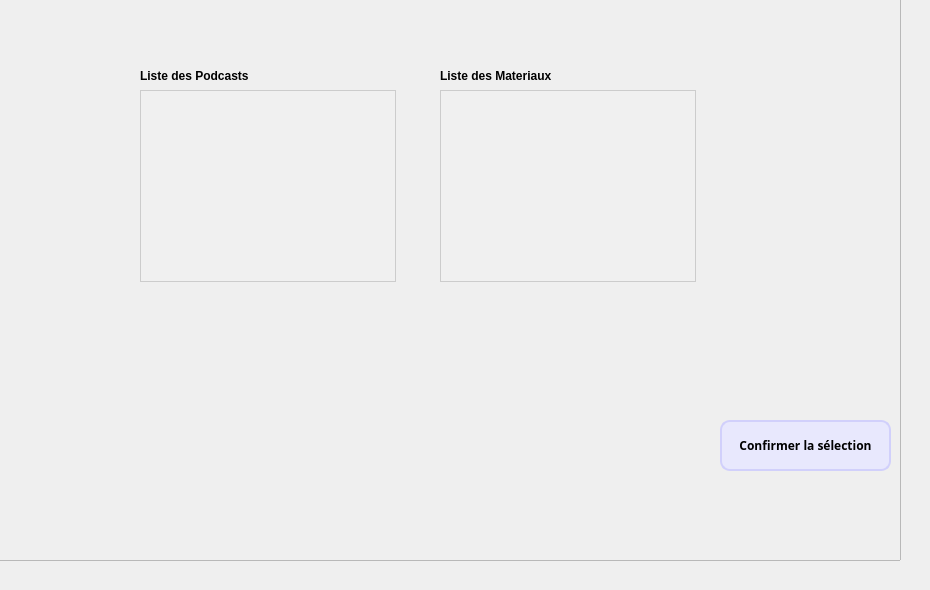
      <widget class="QWidget" name="tab">
       <attribute name="title">
        <string>Materiaux Selectionnes</string>
       </attribute>
       <widget class="QLabel" name="label_31">
        <property name="geometry">
         <rect>
          <x>10</x>
          <y>0</y>
          <width>661</width>
          <height>391</height>
         </rect>
        </property>
        <property name="text">
         <string/>
        </property>
       </widget>
       <widget class="QLabel" name="label_32">
        <property name="geometry">
         <rect>
          <x>140</x>
          <y>60</y>
          <width>261</width>
          <height>31</height>
         </rect>
        </property>
        <property name="font">
         <font>
          <weight>75</weight>
          <bold>true</bold>
         </font>
        </property>
        <property name="styleSheet">
         <string notr="true">QLabel#errorLabel {
    font-family: &quot;Space Grotesk&quot;;
    color: red; /* Définir la couleur du texte en rouge */
}</string>
        </property>
        <property name="text">
         <string>Liste des Podcasts</string>
        </property>
       </widget>
       <widget class="QLabel" name="label_33">
        <property name="geometry">
         <rect>
          <x>440</x>
          <y>60</y>
          <width>261</width>
          <height>31</height>
         </rect>
        </property>
        <property name="font">
         <font>
          <weight>75</weight>
          <bold>true</bold>
         </font>
        </property>
        <property name="styleSheet">
         <string notr="true">QLabel#errorLabel {
    font-family: &quot;Space Grotesk&quot;;
    color: red; /* Définir la couleur du texte en rouge */
}</string>
        </property>
        <property name="text">
         <string>Liste des Materiaux</string>
        </property>
       </widget>
       <widget class="QListWidget" name="listWidget_podcasts">
        <property name="geometry">
         <rect>
          <x>140</x>
          <y>90</y>
          <width>256</width>
          <height>192</height>
         </rect>
        </property>
        <property name="styleSheet">
         <string notr="true">/* Style pour les QListWidget */
QListWidget {
    background-color: #f0f0f0; /* Couleur de fond */
    border: 1px solid #ccc; /* Bordure */
    padding: 5px; /* Espacement intérieur */
}

/* Style pour les éléments de la liste */
QListWidget::item {
    background-color: #fff; /* Couleur de fond des éléments */
    padding: 10px; /* Espacement intérieur des éléments */
    border-bottom: 1px solid #ccc; /* Bordure inférieure entre les éléments */
}

/* Style pour les éléments de la liste survolés */
QListWidget::item:hover {
    background-color: #e0e0e0; /* Couleur de fond survolée */
}

/* Style pour les éléments de la liste sélectionnés */
QListWidget::item:selected {
    background-color: #007bff; /* Couleur de fond des éléments sélectionnés */
    color: #fff; /* Couleur du texte des éléments sélectionnés */
}

/* Style pour les séparateurs */
QListWidget::item {
    border-bottom: 1px solid #ccc; /* Bordure inférieure entre les éléments */
}

/* Style pour le dernier élément de la liste (pas de séparateur en bas) */
QListWidget::item:last {
    border-bottom: none; /* Supprimer la bordure inférieure pour le dernier élément */
}
</string>
        </property>
       </widget>
       <widget class="QPushButton" name="Button_ConfirmationMateriauxPodcast">
        <property name="geometry">
         <rect>
          <x>720</x>
          <y>420</y>
          <width>171</width>
          <height>51</height>
         </rect>
        </property>
        <property name="font">
         <font>
          <family>Space Grotesk</family>
          <weight>75</weight>
          <bold>true</bold>
         </font>
        </property>
        <property name="styleSheet">
         <string notr="true">QLabel {
    font-family: &quot;Space Grotesk&quot;;
}
/* Push Button Styling */
QPushButton {
    background-color: #E8E8FD; /* Set the background color for the push button */
    border: 2px solid #D1D0FB; /* Set the border color */
    border-radius: 10px; /* Adjust the radius for the rounded corners */
    color: #000000; /* Set the text color */
    font-family: &quot;Space Grotesk&quot;;

}


</string>
        </property>
        <property name="text">
         <string>Confirmer la sélection</string>
        </property>
       </widget>
       <widget class="QListWidget" name="listWidget_materiaux">
        <property name="geometry">
         <rect>
          <x>440</x>
          <y>90</y>
          <width>256</width>
          <height>192</height>
         </rect>
        </property>
        <property name="styleSheet">
         <string notr="true">/* Style pour les QListWidget */
QListWidget {
    background-color: #f0f0f0; /* Couleur de fond */
    border: 1px solid #ccc; /* Bordure */
    padding: 5px; /* Espacement intérieur */
}

/* Style pour les éléments de la liste */
QListWidget::item {
    background-color: #fff; /* Couleur de fond des éléments */
    padding: 10px; /* Espacement intérieur des éléments */
    border-bottom: 1px solid #ccc; /* Bordure inférieure entre les éléments */
}

/* Style pour les éléments de la liste survolés */
QListWidget::item:hover {
    background-color: #e0e0e0; /* Couleur de fond survolée */
}

/* Style pour les éléments de la liste sélectionnés */
QListWidget::item:selected {
    background-color: #007bff; /* Couleur de fond des éléments sélectionnés */
    color: #fff; /* Couleur du texte des éléments sélectionnés */
}

/* Style pour les séparateurs */
QListWidget::item {
    border-bottom: 1px solid #ccc; /* Bordure inférieure entre les éléments */
}

/* Style pour le dernier élément de la liste (pas de séparateur en bas) */
QListWidget::item:last {
    border-bottom: none; /* Supprimer la bordure inférieure pour le dernier élément */
}
</string>
        </property>
       </widget>
       <widget class="QFrame" name="frame_7">
        <property name="geometry">
         <rect>
          <x>-20</x>
          <y>-20</y>
          <width>921</width>
          <height>581</height>
         </rect>
        </property>
        <property name="styleSheet">
         <string notr="true">background-image:url(:/new/prefix1/background.png)</string>
        </property>
        <property name="frameShape">
         <enum>QFrame::StyledPanel</enum>
        </property>
        <property name="frameShadow">
         <enum>QFrame::Raised</enum>
        </property>
        <widget class="QPushButton" name="pushButton_75">
         <property name="geometry">
          <rect>
           <x>1140</x>
           <y>20</y>
           <width>51</width>
           <height>51</height>
          </rect>
         </property>
         <property name="styleSheet">
          <string notr="true">background : url(:/new/prefix1/logo-removebg-preview (1).png)</string>
         </property>
         <property name="text">
          <string/>
         </property>
        </widget>
       </widget>
       <zorder>frame_7</zorder>
       <zorder>label_31</zorder>
       <zorder>label_32</zorder>
       <zorder>label_33</zorder>
       <zorder>listWidget_podcasts</zorder>
       <zorder>Button_ConfirmationMateriauxPodcast</zorder>
       <zorder>listWidget_materiaux</zorder>
      </widget>
